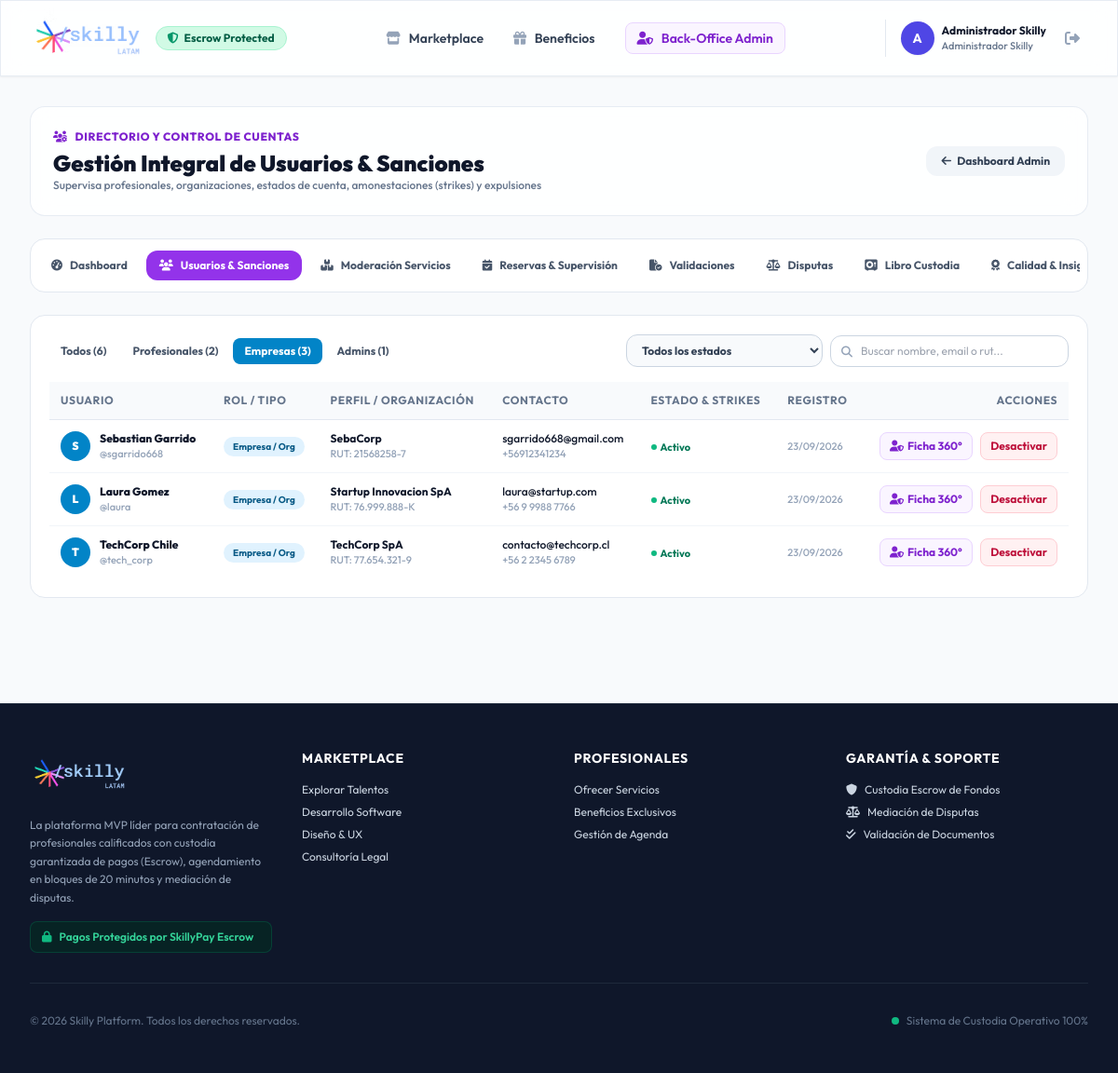
Page /backoffice/users/?role=ORGANIZACION (signed in) on the earlier database version.
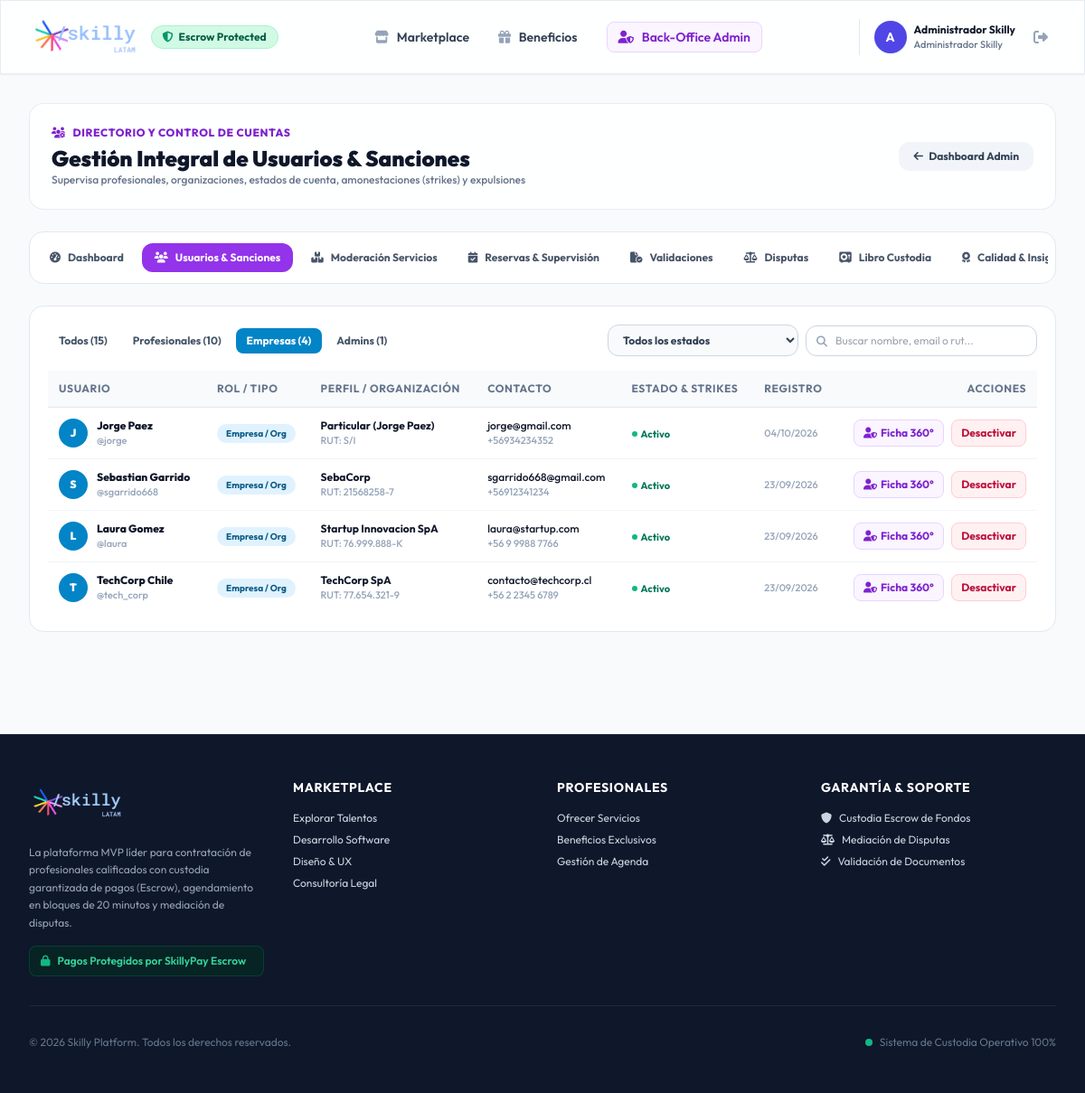
Same page on the later database version.
### apps/users/models.py (models this page shows, shortened)
class CustomUser(AbstractUser):
    ROLE_PROFESIONAL = 'PROFESIONAL'
    ROLE_ORGANIZACION = 'ORGANIZACION'
    ROLE_ADMIN = 'ADMIN'
    ROLE_CHOICES = [
        (ROLE_PROFESIONAL, 'Profesional Independiente'),
        (ROLE_ORGANIZACION, 'Empresa / Organización'),
        (ROLE_ADMIN, 'Administrador Skilly'),
    ]
    role = models.CharField(max_length=20, choices=ROLE_CHOICES, default=ROLE_ORGANIZACION)
    phone = models.CharField(max_length=20, blank=True, null=True, verbose_name="Teléfono de Contacto")
    created_at = models.DateTimeField(auto_now_add=True)
    @property
    def is_professional(self):
        return self.role == self.ROLE_PROFESIONAL
    @property
    def is_admin_role(self):
        return self.role == self.ROLE_ADMIN or self.is_superuser

class OrganizationProfile(models.Model):
    user = models.OneToOneField(CustomUser, on_delete=models.CASCADE, related_name='organization_profile')
    company_name = models.CharField(max_length=150, verbose_name="Nombre de la Empresa")
    tax_id = models.CharField(max_length=50, verbose_name="RUT / Razón Social")
    description = models.TextField(blank=True, verbose_name="Descripción de la Organización")
    logo = models.ImageField(upload_to='company_logos/', blank=True, null=True, verbose_name="Logo de la Empresa")

### apps/backoffice/views.py (the view)
    def _wrapped_view(request, *args, **kwargs):
        if not request.user.is_authenticated or not request.user.is_admin_role:
            messages.error(request, "Acceso restringido al Back-Office de Skilly.")
            return redirect('services:marketplace')
        return view_func(request, *args, **kwargs)

### apps/backoffice/views.py (called while the page is built)
def admin_required(view_func):
    def _wrapped_view(request, *args, **kwargs):
        if not request.user.is_authenticated or not request.user.is_admin_role:
            messages.error(request, "Acceso restringido al Back-Office de Skilly.")
            return redirect('services:marketplace')
        return view_func(request, *args, **kwargs)
    return _wrapped_view

### templates/backoffice/gestion_usuarios.html (shortened to what the changed rows need)
{% extends 'base.html' %}
{% block content %}
<div class="max-w-7xl mx-auto px-4 sm:px-6 lg:px-8 py-8 space-y-6">
    <div class="glass-panel p-6 rounded-2xl shadow-xs flex flex-col sm:flex-row items-start sm:items-center justify-between gap-4">
        <div>
            <h1 class="text-2xl font-black text-slate-900 flex items-center gap-2">
                Gestión Integral de Usuarios & Sanciones
            </h1>
        </div>
    </div>
    <div class="bg-white rounded-2xl border border-slate-200 shadow-xs p-5 space-y-4">
        <form method="get" class="flex flex-col md:flex-row items-stretch md:items-center justify-between gap-4">
            <div class="flex items-center gap-1 overflow-x-auto text-xs font-bold no-scrollbar">
                <a href="?role=ALL{% if status_filter != 'ALL' %}&status={{ status_filter }}{% endif %}{% if search_query %}&q={{ search_query }}{% endif %}"
                   class="px-3 py-1.5 rounded-lg transition-colors {% if role_filter == 'ALL' %}bg-slate-900 text-white{% else %}text-slate-600 hover:bg-slate-100{% endif %}">
                    Todos ({{ all_count }})
                </a>
                <a href="?role=PROFESIONAL{% if status_filter != 'ALL' %}&status={{ status_filter }}{% endif %}{% if search_query %}&q={{ search_query }}{% endif %}"
                   class="px-3 py-1.5 rounded-lg transition-colors {% if role_filter == 'PROFESIONAL' %}bg-purple-600 text-white{% else %}text-slate-600 hover:bg-slate-100{% endif %}">
                    Profesionales ({{ pros_count }})
                </a>
                <a href="?role=ORGANIZACION{% if status_filter != 'ALL' %}&status={{ status_filter }}{% endif %}{% if search_query %}&q={{ search_query }}{% endif %}"
                   class="px-3 py-1.5 rounded-lg transition-colors {% if role_filter == 'ORGANIZACION' %}bg-sky-600 text-white{% else %}text-slate-600 hover:bg-slate-100{% endif %}">
                    Empresas ({{ orgs_count }})
                </a>
                <a href="?role=ADMIN{% if status_filter != 'ALL' %}&status={{ status_filter }}{% endif %}{% if search_query %}&q={{ search_query }}{% endif %}"
                   class="px-3 py-1.5 rounded-lg transition-colors {% if role_filter == 'ADMIN' %}bg-slate-700 text-white{% else %}text-slate-600 hover:bg-slate-100{% endif %}">
                    Admins ({{ admins_count }})
                </a>
            </div>
        </form>
        {% if users_list %}
            <div class="overflow-x-auto">
                <table class="w-full text-left text-xs border-collapse">
                    <thead>
                        <tr class="bg-slate-50 text-slate-500 font-bold uppercase tracking-wider border-b border-slate-200">
                            <th class="p-3">Usuario</th>
                            <th class="p-3">Rol / Tipo</th>
                            <th class="p-3">Perfil / Organización</th>
                            <th class="p-3">Contacto</th>
                            <th class="p-3">Estado & Strikes</th>
                            <th class="p-3">Registro</th>
                            <th class="p-3 text-right">Acciones</th>
                        </tr>
                    </thead>
                    <tbody class="divide-y divide-slate-100 font-medium text-slate-700">
                        {% for u in users_list %}
                            <tr class="hover:bg-slate-50/70 transition-colors">
                                <td class="p-3">
                                    <div class="flex items-center gap-2.5">
                                        <div class="w-8 h-8 rounded-full flex items-center justify-center font-black text-xs text-white shrink-0
                                            {% if u.is_admin_role %}bg-slate-900
                                            {% elif u.is_professional %}bg-purple-600
                                            {% else %}bg-sky-600{% endif %}">
                                            {{ u.first_name|first|default:u.username|first|upper }}
                                        </div>
                                        <div>
                                            <span class="font-extrabold text-slate-900 block text-xs">
                                                {{ u.get_full_name|default:u.username }}
                                            </span>
                                            <span class="text-slate-400 text-[11px]">@{{ u.username }}</span>
                                        </div>
                                    </div>
                                </td>
                                <td class="p-3">
                                    {% if u.is_admin_role %}
                                        <span class="px-2.5 py-1 rounded-full text-[10px] font-bold bg-slate-900 text-white">Administrador</span>
                                    {% elif u.is_professional %}
                                        <span class="px-2.5 py-1 rounded-full text-[10px] font-bold bg-purple-100 text-purple-800">Profesional</span>
                                    {% else %}
                                        <span class="px-2.5 py-1 rounded-full text-[10px] font-bold bg-sky-100 text-sky-800">Empresa / Org</span>
                                    {% endif %}
                                </td>
                                <td class="p-3">
                                    {% if u.professional_profile %}
                                        <span class="font-bold text-slate-900 block">{{ u.professional_profile.profession }}</span>
                                        <span class="text-[10px] font-bold
                                            {% if u.professional_profile.validation_status == 'VALIDADO' %}text-emerald-700
                                            {% elif u.professional_profile.validation_status == 'PENDIENTE' %}text-amber-700
                                            {% else %}text-rose-700{% endif %}">
                                            ● {{ u.professional_profile.get_validation_status_display }}
                                        </span>
                                    {% elif u.organization_profile %}
                                        <span class="font-bold text-slate-900 block">{{ u.organization_profile.company_name }}</span>
                                        <span class="text-[11px] text-slate-400">RUT: {{ u.organization_profile.tax_id }}</span>
                                    {% else %}
                                        <span class="text-slate-400 italic">Sin perfil extendido</span>
                                    {% endif %}
                                </td>
                                <td class="p-3">
                                    <span class="block text-slate-900 font-medium">{{ u.email|default:"S/E" }}</span>
                                    <span class="text-slate-400 text-[11px]">{{ u.phone|default:"Sin teléfono" }}</span>
                                </td>
                                <td class="p-3">
                                    <div class="space-y-1">
                                        {% if not u.is_active %}
                                            <span class="inline-flex items-center gap-1 px-2 py-0.5 rounded-full text-[10px] font-bold bg-rose-100 text-rose-800">
                                                <i class="fa-solid fa-ban"></i> Cuenta Inactiva
                                            </span>
                                        {% elif u.professional_profile and u.professional_profile.expelled_at %}
                                            <span class="inline-flex items-center gap-1 px-2 py-0.5 rounded-full text-[10px] font-bold bg-slate-900 text-white">
                                                <i class="fa-solid fa-gavel"></i> Expulsado
                                            </span>
                                        {% else %}
                                            <span class="inline-flex items-center gap-1 text-[11px] font-bold text-emerald-700">
                                                <span class="w-1.5 h-1.5 rounded-full bg-emerald-500"></span> Activo
                                            </span>
                                        {% endif %}
                                    </div>
                                </td>
                                <td class="p-3 text-slate-400 text-[11px]">
                                    {{ u.date_joined|date:"d/m/Y" }}
                                </td>
                                <td class="p-3 text-right space-x-1.5 whitespace-nowrap">
                                    <a href="{% url 'backoffice:user_detail' user_id=u.id %}"
                                       class="px-2.5 py-1.5 bg-purple-50 hover:bg-purple-100 text-purple-700 font-bold rounded-lg border border-purple-200 text-xs transition-colors inline-flex items-center gap-1">
                                        <i class="fa-solid fa-user-shield"></i> Ficha 360°
                                    </a>
                                    {% if u != request.user %}
                                        <a href="{% url 'backoffice:toggle_user_status' user_id=u.id %}"
                                           onclick="return confirm('¿Está seguro de cambiar el estado de acceso de este usuario?');"
                                           class="px-2.5 py-1.5 {% if u.is_active %}bg-rose-50 text-rose-700 border-rose-200 hover:bg-rose-100{% else %}bg-emerald-50 text-emerald-700 border-emerald-200 hover:bg-emerald-100{% endif %} font-bold rounded-lg border text-xs transition-colors inline-block"
                                           title="{% if u.is_active %}Desactivar usuario{% else %}Activar usuario{% endif %}">
                                            {% if u.is_active %}Desactivar{% else %}Activar{% endif %}
                                        </a>
                                    {% endif %}
                                </td>
                            </tr>
                        {% endfor %}
                    </tbody>
                </table>
            </div>
        {% else %}
            <p class="text-xs text-slate-400 italic py-10 text-center">No se encontraron usuarios con los criterios seleccionados.</p>
        {% endif %}
    </div>
</div>
{% endblock %}

Differences in the rows shown:
added CustomUser: first_name|first "J", get_full_name "Jorge Paez", username "jorge", role "Empresa / Org", organization_profile.company_name "Particular (Jorge Paez)", organization_profile.tax_id "S/I", email "jorge@gmail.com", phone "+56934234352", is_active True (drawn), date_joined "04/10/2026"
Other differences:
{{ all_count }}: "6" → "15"
{{ pros_count }}: "2" → "10"
{{ orgs_count }}: "3" → "4"
